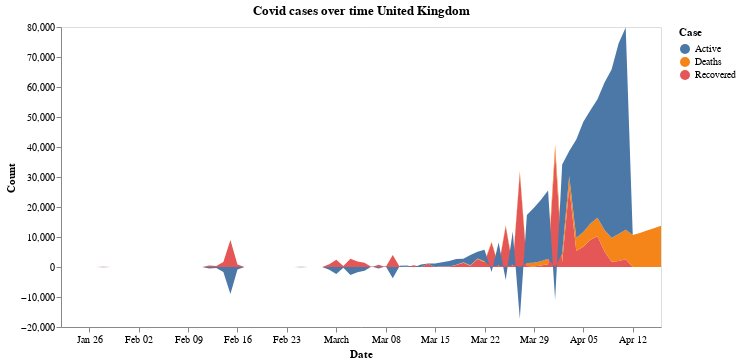

Source (notebook cell):
### Markdown cell above
### Cases in the United Kingdom

### Code cell
cases_over_time('United Kingdom')

### Figure 1 — Vega-Lite specification as saved in the notebook (floating-point values rounded to 4 significant figures; data arrays with more than 128 entries replaced by an {"elided": "..."} marker saying what was removed)
{"config": {"view": {"continuousWidth": 400, "continuousHeight": 300}, "axis": {"grid": false}}, "data": {"name": "data-709e55f9f73bb3a3373b431962437038"}, "mark": "area", "encoding": {"color": {"type": "nominal", "field": "Case"}, "x": {"type": "temporal", "field": "Date"}, "y": {"type": "quantitative", "field": "Count"}}, "title": "Covid cases over time United Kingdom", "width": 600, "$schema": "https://vega.github.io/schema/vega-lite/v4.8.1.json", "datasets": {"data-709e55f9f73bb3a3373b431962437038": {"elided": "258 records"}}}
